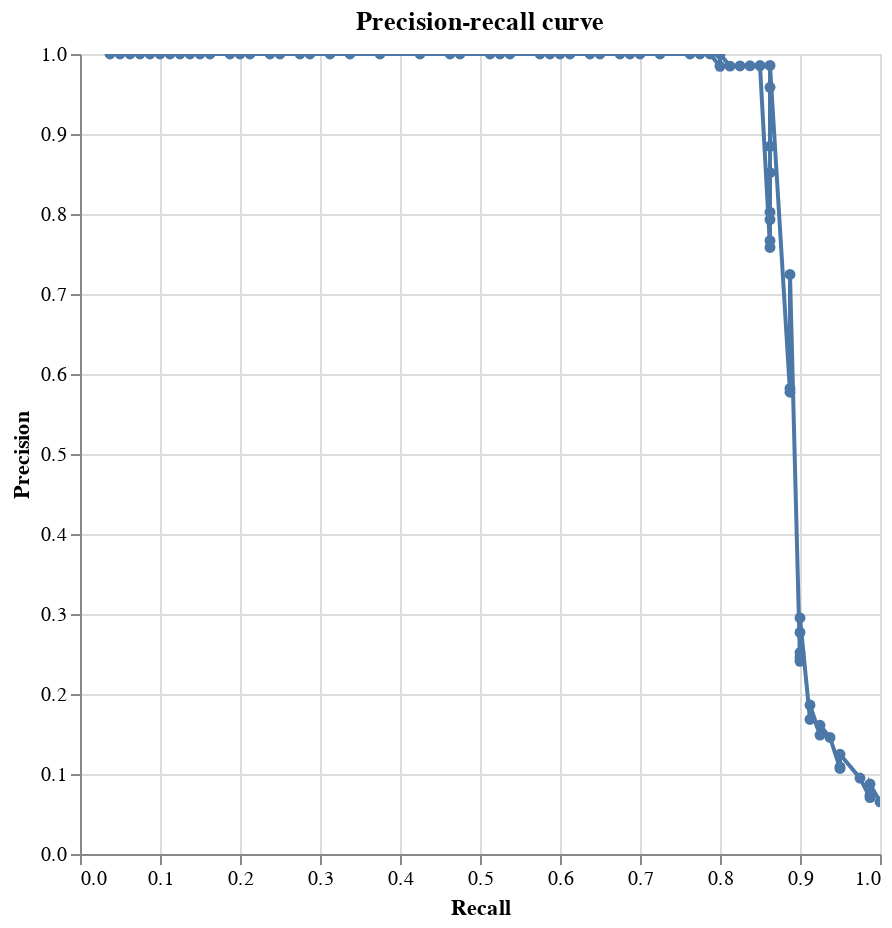

Notebook code cell kept with this figure:
### Markdown cell above
### Plot precision-recall chart

A precision-recall chart is also available with `linker.precision_recall_from_labels`

### Code cell
linker.precision_recall_chart_from_labels("labels")

### Figure 1 — Vega-Lite specification as saved in the notebook (floating-point values rounded to 4 significant figures)
{"$schema": "https://vega.github.io/schema/vega-lite/v4.8.1.json", "title": "Precision-recall curve", "data": {"values": [{"truth_threshold": -13.9, "row_count": 1225.0, "P": 80.0, "N": 1145.0, "TP": 80.0, "TN": 0.0, "FP": 1145.0, "FN": 0.0, "P_rate": 0.0, "N_rate": 0.9347, "TP_rate": 1.0, "TN_rate": 0.0, "FP_rate": 1.0, "FN_rate": 0.0, "precision": 0.06531, "recall": 1.0}, {"truth_threshold": -13.06, "row_count": 1225.0, "P": 80.0, "N": 1145.0, "TP": 79.0, "TN": 103.0, "FP": 1042.0, "FN": 1.0, "P_rate": 0.0, "N_rate": 0.9347, "TP_rate": 0.9875, "TN_rate": 0.08996, "FP_rate": 0.91, "FN_rate": 0.0125, "precision": 0.07047, "recall": 0.9875}, {"truth_threshold": -12.78, "row_count": 1225.0, "P": 80.0, "N": 1145.0, "TP": 79.0, "TN": 145.0, "FP": 1000.0, "FN": 1.0, "P_rate": 0.0, "N_rate": 0.9347, "TP_rate": 0.9875, "TN_rate": 0.1266, "FP_rate": 0.8734, "FN_rate": 0.0125, "precision": 0.07322, "recall": 0.9875}, {"truth_threshold": -12.71, "row_count": 1225.0, "P": 80.0, "N": 1145.0, "TP": 79.0, "TN": 320.0, "FP": 825.0, "FN": 1.0, "P_rate": 0.0, "N_rate": 0.9347, "TP_rate": 0.9875, "TN_rate": 0.2795, "FP_rate": 0.7205, "FN_rate": 0.0125, "precision": 0.08739, "recall": 0.9875}, {"truth_threshold": -11.93, "row_count": 1225.0, "P": 80.0, "N": 1145.0, "TP": 78.0, "TN": 401.0, "FP": 744.0, "FN": 2.0, "P_rate": 0.0, "N_rate": 0.9347, "TP_rate": 0.975, "TN_rate": 0.3502, "FP_rate": 0.6498, "FN_rate": 0.025, "precision": 0.09489, "recall": 0.975}, {"truth_threshold": -11.87, "row_count": 1225.0, "P": 80.0, "N": 1145.0, "TP": 76.0, "TN": 510.0, "FP": 635.0, "FN": 4.0, "P_rate": 0.0, "N_rate": 0.9347, "TP_rate": 0.95, "TN_rate": 0.4454, "FP_rate": 0.5546, "FN_rate": 0.05, "precision": 0.1069, "recall": 0.95}, {"truth_threshold": -11.83, "row_count": 1225.0, "P": 80.0, "N": 1145.0, "TP": 76.0, "TN": 523.0, "FP": 622.0, "FN": 4.0, "P_rate": 0.0, "N_rate": 0.9347, "TP_rate": 0.95, "TN_rate": 0.4568, "FP_rate": 0.5432, "FN_rate": 0.05, "precision": 0.1089, "recall": 0.95}, {"truth_threshold": -11.58, "row_count": 1225.0, "P": 80.0, "N": 1145.0, "TP": 76.0, "TN": 611.0, "FP": 534.0, "FN": 4.0, "P_rate": 0.0, "N_rate": 0.9347, "TP_rate": 0.95, "TN_rate": 0.5336, "FP_rate": 0.4664, "FN_rate": 0.05, "precision": 0.1246, "recall": 0.95}, {"truth_threshold": -11.36, "row_count": 1225.0, "P": 80.0, "N": 1145.0, "TP": 75.0, "TN": 705.0, "FP": 440.0, "FN": 5.0, "P_rate": 0.0, "N_rate": 0.9347, "TP_rate": 0.9375, "TN_rate": 0.6157, "FP_rate": 0.3843, "FN_rate": 0.0625, "precision": 0.1456, "recall": 0.9375}, {"truth_threshold": -10.99, "row_count": 1225.0, "P": 80.0, "N": 1145.0, "TP": 74.0, "TN": 721.0, "FP": 424.0, "FN": 6.0, "P_rate": 0.0, "N_rate": 0.9347, "TP_rate": 0.925, "TN_rate": 0.6297, "FP_rate": 0.3703, "FN_rate": 0.075, "precision": 0.1486, "recall": 0.925}, {"truth_threshold": -10.74, "row_count": 1225.0, "P": 80.0, "N": 1145.0, "TP": 74.0, "TN": 759.0, "FP": 386.0, "FN": 6.0, "P_rate": 0.0, "N_rate": 0.9347, "TP_rate": 0.925, "TN_rate": 0.6629, "FP_rate": 0.3371, "FN_rate": 0.075, "precision": 0.1609, "recall": 0.925}, {"truth_threshold": -10.7, "row_count": 1225.0, "P": 80.0, "N": 1145.0, "TP": 73.0, "TN": 784.0, "FP": 361.0, "FN": 7.0, "P_rate": 0.0, "N_rate": 0.9347, "TP_rate": 0.9125, "TN_rate": 0.6847, "FP_rate": 0.3153, "FN_rate": 0.0875, "precision": 0.1682, "recall": 0.9125}, {"truth_threshold": -10.64, "row_count": 1225.0, "P": 80.0, "N": 1145.0, "TP": 73.0, "TN": 826.0, "FP": 319.0, "FN": 7.0, "P_rate": 0.0, "N_rate": 0.9347, "TP_rate": 0.9125, "TN_rate": 0.7214, "FP_rate": 0.2786, "FN_rate": 0.0875, "precision": 0.1862, "recall": 0.9125}, {"truth_threshold": -10.52, "row_count": 1225.0, "P": 80.0, "N": 1145.0, "TP": 72.0, "TN": 918.0, "FP": 227.0, "FN": 8.0, "P_rate": 0.0, "N_rate": 0.9347, "TP_rate": 0.9, "TN_rate": 0.8017, "FP_rate": 0.1983, "FN_rate": 0.1, "precision": 0.2408, "recall": 0.9}, {"truth_threshold": -10.17, "row_count": 1225.0, "P": 80.0, "N": 1145.0, "TP": 72.0, "TN": 924.0, "FP": 221.0, "FN": 8.0, "P_rate": 0.0, "N_rate": 0.9347, "TP_rate": 0.9, "TN_rate": 0.807, "FP_rate": 0.193, "FN_rate": 0.1, "precision": 0.2457, "recall": 0.9}, {"truth_threshold": -9.859, "row_count": 1225.0, "P": 80.0, "N": 1145.0, "TP": 72.0, "TN": 931.0, "FP": 214.0, "FN": 8.0, "P_rate": 0.0, "N_rate": 0.9347, "TP_rate": 0.9, "TN_rate": 0.8131, "FP_rate": 0.1869, "FN_rate": 0.1, "precision": 0.2517, "recall": 0.9}, {"truth_threshold": -9.793, "row_count": 1225.0, "P": 80.0, "N": 1145.0, "TP": 72.0, "TN": 957.0, "FP": 188.0, "FN": 8.0, "P_rate": 0.0, "N_rate": 0.9347, "TP_rate": 0.9, "TN_rate": 0.8358, "FP_rate": 0.1642, "FN_rate": 0.1, "precision": 0.2769, "recall": 0.9}, {"truth_threshold": -9.511, "row_count": 1225.0, "P": 80.0, "N": 1145.0, "TP": 72.0, "TN": 973.0, "FP": 172.0, "FN": 8.0, "P_rate": 0.0, "N_rate": 0.9347, "TP_rate": 0.9, "TN_rate": 0.8498, "FP_rate": 0.1502, "FN_rate": 0.1, "precision": 0.2951, "recall": 0.9}, {"truth_threshold": -9.325, "row_count": 1225.0, "P": 80.0, "N": 1145.0, "TP": 71.0, "TN": 1093.0, "FP": 52.0, "FN": 9.0, "P_rate": 0.0, "N_rate": 0.9347, "TP_rate": 0.8875, "TN_rate": 0.9546, "FP_rate": 0.04541, "FN_rate": 0.1125, "precision": 0.5772, "recall": 0.8875}, {"truth_threshold": -8.667, "row_count": 1225.0, "P": 80.0, "N": 1145.0, "TP": 71.0, "TN": 1094.0, "FP": 51.0, "FN": 9.0, "P_rate": 0.0, "N_rate": 0.9347, "TP_rate": 0.8875, "TN_rate": 0.9555, "FP_rate": 0.04454, "FN_rate": 0.1125, "precision": 0.582, "recall": 0.8875}, {"truth_threshold": -8.096, "row_count": 1225.0, "P": 80.0, "N": 1145.0, "TP": 71.0, "TN": 1118.0, "FP": 27.0, "FN": 9.0, "P_rate": 0.0, "N_rate": 0.9347, "TP_rate": 0.8875, "TN_rate": 0.9764, "FP_rate": 0.02358, "FN_rate": 0.1125, "precision": 0.7245, "recall": 0.8875}, {"truth_threshold": -7.252, "row_count": 1225.0, "P": 80.0, "N": 1145.0, "TP": 69.0, "TN": 1123.0, "FP": 22.0, "FN": 11.0, "P_rate": 0.0, "N_rate": 0.9347, "TP_rate": 0.8625, "TN_rate": 0.9808, "FP_rate": 0.01921, "FN_rate": 0.1375, "precision": 0.7582, "recall": 0.8625}, {"truth_threshold": -7.09, "row_count": 1225.0, "P": 80.0, "N": 1145.0, "TP": 69.0, "TN": 1124.0, "FP": 21.0, "FN": 11.0, "P_rate": 0.0, "N_rate": 0.9347, "TP_rate": 0.8625, "TN_rate": 0.9817, "FP_rate": 0.01834, "FN_rate": 0.1375, "precision": 0.7667, "recall": 0.8625}, {"truth_threshold": -6.245, "row_count": 1225.0, "P": 80.0, "N": 1145.0, "TP": 69.0, "TN": 1127.0, "FP": 18.0, "FN": 11.0, "P_rate": 0.0, "N_rate": 0.9347, "TP_rate": 0.8625, "TN_rate": 0.9843, "FP_rate": 0.01572, "FN_rate": 0.1375, "precision": 0.7931, "recall": 0.8625}, {"truth_threshold": -5.963, "row_count": 1225.0, "P": 80.0, "N": 1145.0, "TP": 69.0, "TN": 1128.0, "FP": 17.0, "FN": 11.0, "P_rate": 0.0, "N_rate": 0.9347, "TP_rate": 0.8625, "TN_rate": 0.9852, "FP_rate": 0.01485, "FN_rate": 0.1375, "precision": 0.8023, "recall": 0.8625}, {"truth_threshold": -5.024, "row_count": 1225.0, "P": 80.0, "N": 1145.0, "TP": 69.0, "TN": 1133.0, "FP": 12.0, "FN": 11.0, "P_rate": 0.0, "N_rate": 0.9347, "TP_rate": 0.8625, "TN_rate": 0.9895, "FP_rate": 0.01048, "FN_rate": 0.1375, "precision": 0.8519, "recall": 0.8625}, {"truth_threshold": -4.77, "row_count": 1225.0, "P": 80.0, "N": 1145.0, "TP": 69.0, "TN": 1136.0, "FP": 9.0, "FN": 11.0, "P_rate": 0.0, "N_rate": 0.9347, "TP_rate": 0.8625, "TN_rate": 0.9921, "FP_rate": 0.00786, "FN_rate": 0.1375, "precision": 0.8846, "recall": 0.8625}, {"truth_threshold": -4.548, "row_count": 1225.0, "P": 80.0, "N": 1145.0, "TP": 69.0, "TN": 1142.0, "FP": 3.0, "FN": 11.0, "P_rate": 0.0, "N_rate": 0.9347, "TP_rate": 0.8625, "TN_rate": 0.9974, "FP_rate": 0.00262, "FN_rate": 0.1375, "precision": 0.9583, "recall": 0.8625}, {"truth_threshold": -4.285, "row_count": 1225.0, "P": 80.0, "N": 1145.0, "TP": 69.0, "TN": 1144.0, "FP": 1.0, "FN": 11.0, "P_rate": 0.0, "N_rate": 0.9347, "TP_rate": 0.8625, "TN_rate": 0.9991, "FP_rate": 0.0008734, "FN_rate": 0.1375, "precision": 0.9857, "recall": 0.8625}, {"truth_threshold": -4.219, "row_count": 1225.0, "P": 80.0, "N": 1145.0, "TP": 68.0, "TN": 1144.0, "FP": 1.0, "FN": 12.0, "P_rate": 0.0, "N_rate": 0.9347, "TP_rate": 0.85, "TN_rate": 0.9991, "FP_rate": 0.0008734, "FN_rate": 0.15, "precision": 0.9855, "recall": 0.85}, {"truth_threshold": -4.122, "row_count": 1225.0, "P": 80.0, "N": 1145.0, "TP": 67.0, "TN": 1144.0, "FP": 1.0, "FN": 13.0, "P_rate": 0.0, "N_rate": 0.9347, "TP_rate": 0.8375, "TN_rate": 0.9991, "FP_rate": 0.0008734, "FN_rate": 0.1625, "precision": 0.9853, "recall": 0.8375}, {"truth_threshold": -4.056, "row_count": 1225.0, "P": 80.0, "N": 1145.0, "TP": 66.0, "TN": 1144.0, "FP": 1.0, "FN": 14.0, "P_rate": 0.0, "N_rate": 0.9347, "TP_rate": 0.825, "TN_rate": 0.9991, "FP_rate": 0.0008734, "FN_rate": 0.175, "precision": 0.9851, "recall": 0.825}, {"truth_threshold": -3.926, "row_count": 1225.0, "P": 80.0, "N": 1145.0, "TP": 65.0, "TN": 1144.0, "FP": 1.0, "FN": 15.0, "P_rate": 0.0, "N_rate": 0.9347, "TP_rate": 0.8125, "TN_rate": 0.9991, "FP_rate": 0.0008734, "FN_rate": 0.1875, "precision": 0.9848, "recall": 0.8125}, {"truth_threshold": -3.832, "row_count": 1225.0, "P": 80.0, "N": 1145.0, "TP": 64.0, "TN": 1144.0, "FP": 1.0, "FN": 16.0, "P_rate": 0.0, "N_rate": 0.9347, "TP_rate": 0.8, "TN_rate": 0.9991, "FP_rate": 0.0008734, "FN_rate": 0.2, "precision": 0.9846, "recall": 0.8}, {"truth_threshold": -3.579, "row_count": 1225.0, "P": 80.0, "N": 1145.0, "TP": 64.0, "TN": 1145.0, "FP": 0.0, "FN": 16.0, "P_rate": 0.0, "N_rate": 0.9347, "TP_rate": 0.8, "TN_rate": 1.0, "FP_rate": 0.0, "FN_rate": 0.2, "precision": 1.0, "recall": 0.8}, {"truth_threshold": -3.441, "row_count": 1225.0, "P": 80.0, "N": 1145.0, "TP": 63.0, "TN": 1145.0, "FP": 0.0, "FN": 17.0, "P_rate": 0.0, "N_rate": 0.9347, "TP_rate": 0.7875, "TN_rate": 1.0, "FP_rate": 0.0, "FN_rate": 0.2125, "precision": 1.0, "recall": 0.7875}, {"truth_threshold": -3.375, "row_count": 1225.0, "P": 80.0, "N": 1145.0, "TP": 62.0, "TN": 1145.0, "FP": 0.0, "FN": 18.0, "P_rate": 0.0, "N_rate": 0.9347, "TP_rate": 0.775, "TN_rate": 1.0, "FP_rate": 0.0, "FN_rate": 0.225, "precision": 1.0, "recall": 0.775}, {"truth_threshold": -3.277, "row_count": 1225.0, "P": 80.0, "N": 1145.0, "TP": 61.0, "TN": 1145.0, "FP": 0.0, "FN": 19.0, "P_rate": 0.0, "N_rate": 0.9347, "TP_rate": 0.7625, "TN_rate": 1.0, "FP_rate": 0.0, "FN_rate": 0.2375, "precision": 1.0, "recall": 0.7625}, {"truth_threshold": -3.093, "row_count": 1225.0, "P": 80.0, "N": 1145.0, "TP": 58.0, "TN": 1145.0, "FP": 0.0, "FN": 22.0, "P_rate": 0.0, "N_rate": 0.9347, "TP_rate": 0.725, "TN_rate": 1.0, "FP_rate": 0.0, "FN_rate": 0.275, "precision": 1.0, "recall": 0.725}, {"truth_threshold": -2.331, "row_count": 1225.0, "P": 80.0, "N": 1145.0, "TP": 56.0, "TN": 1145.0, "FP": 0.0, "FN": 24.0, "P_rate": 0.0, "N_rate": 0.9347, "TP_rate": 0.7, "TN_rate": 1.0, "FP_rate": 0.0, "FN_rate": 0.3, "precision": 1.0, "recall": 0.7}, {"truth_threshold": -2.164, "row_count": 1225.0, "P": 80.0, "N": 1145.0, "TP": 55.0, "TN": 1145.0, "FP": 0.0, "FN": 25.0, "P_rate": 0.0, "N_rate": 0.9347, "TP_rate": 0.6875, "TN_rate": 1.0, "FP_rate": 0.0, "FN_rate": 0.3125, "precision": 1.0, "recall": 0.6875}, {"truth_threshold": -2.156, "row_count": 1225.0, "P": 80.0, "N": 1145.0, "TP": 54.0, "TN": 1145.0, "FP": 0.0, "FN": 26.0, "P_rate": 0.0, "N_rate": 0.9347, "TP_rate": 0.675, "TN_rate": 1.0, "FP_rate": 0.0, "FN_rate": 0.325, "precision": 1.0, "recall": 0.675}, {"truth_threshold": -2.026, "row_count": 1225.0, "P": 80.0, "N": 1145.0, "TP": 52.0, "TN": 1145.0, "FP": 0.0, "FN": 28.0, "P_rate": 0.0, "N_rate": 0.9347, "TP_rate": 0.65, "TN_rate": 1.0, "FP_rate": 0.0, "FN_rate": 0.35, "precision": 1.0, "recall": 0.65}, {"truth_threshold": -1.983, "row_count": 1225.0, "P": 80.0, "N": 1145.0, "TP": 51.0, "TN": 1145.0, "FP": 0.0, "FN": 29.0, "P_rate": 0.0, "N_rate": 0.9347, "TP_rate": 0.6375, "TN_rate": 1.0, "FP_rate": 0.0, "FN_rate": 0.3625, "precision": 1.0, "recall": 0.6375}, {"truth_threshold": -0.8564, "row_count": 1225.0, "P": 80.0, "N": 1145.0, "TP": 49.0, "TN": 1145.0, "FP": 0.0, "FN": 31.0, "P_rate": 0.0, "N_rate": 0.9347, "TP_rate": 0.6125, "TN_rate": 1.0, "FP_rate": 0.0, "FN_rate": 0.3875, "precision": 1.0, "recall": 0.6125}, {"truth_threshold": -0.7418, "row_count": 1225.0, "P": 80.0, "N": 1145.0, "TP": 48.0, "TN": 1145.0, "FP": 0.0, "FN": 32.0, "P_rate": 0.0, "N_rate": 0.9347, "TP_rate": 0.6, "TN_rate": 1.0, "FP_rate": 0.0, "FN_rate": 0.4, "precision": 1.0, "recall": 0.6}, {"truth_threshold": -0.012, "row_count": 1225.0, "P": 80.0, "N": 1145.0, "TP": 47.0, "TN": 1145.0, "FP": 0.0, "FN": 33.0, "P_rate": 0.0, "N_rate": 0.9347, "TP_rate": 0.5875, "TN_rate": 1.0, "FP_rate": 0.0, "FN_rate": 0.4125, "precision": 1.0, "recall": 0.5875}, {"truth_threshold": 3.135, "row_count": 1225.0, "P": 80.0, "N": 1145.0, "TP": 46.0, "TN": 1145.0, "FP": 0.0, "FN": 34.0, "P_rate": 0.0, "N_rate": 0.9347, "TP_rate": 0.575, "TN_rate": 1.0, "FP_rate": 0.0, "FN_rate": 0.425, "precision": 1.0, "recall": 0.575}, {"truth_threshold": 3.63, "row_count": 1225.0, "P": 80.0, "N": 1145.0, "TP": 43.0, "TN": 1145.0, "FP": 0.0, "FN": 37.0, "P_rate": 0.0, "N_rate": 0.9347, "TP_rate": 0.5375, "TN_rate": 1.0, "FP_rate": 0.0, "FN_rate": 0.4625, "precision": 1.0, "recall": 0.5375}, {"truth_threshold": 3.776, "row_count": 1225.0, "P": 80.0, "N": 1145.0, "TP": 42.0, "TN": 1145.0, "FP": 0.0, "FN": 38.0, "P_rate": 0.0, "N_rate": 0.9347, "TP_rate": 0.525, "TN_rate": 1.0, "FP_rate": 0.0, "FN_rate": 0.475, "precision": 1.0, "recall": 0.525}, {"truth_threshold": 3.785, "row_count": 1225.0, "P": 80.0, "N": 1145.0, "TP": 41.0, "TN": 1145.0, "FP": 0.0, "FN": 39.0, "P_rate": 0.0, "N_rate": 0.9347, "TP_rate": 0.5125, "TN_rate": 1.0, "FP_rate": 0.0, "FN_rate": 0.4875, "precision": 1.0, "recall": 0.5125}, {"truth_threshold": 4.179, "row_count": 1225.0, "P": 80.0, "N": 1145.0, "TP": 38.0, "TN": 1145.0, "FP": 0.0, "FN": 42.0, "P_rate": 0.0, "N_rate": 0.9347, "TP_rate": 0.475, "TN_rate": 1.0, "FP_rate": 0.0, "FN_rate": 0.525, "precision": 1.0, "recall": 0.475}, {"truth_threshold": 4.262, "row_count": 1225.0, "P": 80.0, "N": 1145.0, "TP": 37.0, "TN": 1145.0, "FP": 0.0, "FN": 43.0, "P_rate": 0.0, "N_rate": 0.9347, "TP_rate": 0.4625, "TN_rate": 1.0, "FP_rate": 0.0, "FN_rate": 0.5375, "precision": 1.0, "recall": 0.4625}, {"truth_threshold": 4.63, "row_count": 1225.0, "P": 80.0, "N": 1145.0, "TP": 34.0, "TN": 1145.0, "FP": 0.0, "FN": 46.0, "P_rate": 0.0, "N_rate": 0.9347, "TP_rate": 0.425, "TN_rate": 1.0, "FP_rate": 0.0, "FN_rate": 0.575, "precision": 1.0, "recall": 0.425}, {"truth_threshold": 4.823, "row_count": 1225.0, "P": 80.0, "N": 1145.0, "TP": 30.0, "TN": 1145.0, "FP": 0.0, "FN": 50.0, "P_rate": 0.0, "N_rate": 0.9347, "TP_rate": 0.375, "TN_rate": 1.0, "FP_rate": 0.0, "FN_rate": 0.625, "precision": 1.0, "recall": 0.375}, {"truth_threshold": 5.076, "row_count": 1225.0, "P": 80.0, "N": 1145.0, "TP": 27.0, "TN": 1145.0, "FP": 0.0, "FN": 53.0, "P_rate": 0.0, "N_rate": 0.9347, "TP_rate": 0.3375, "TN_rate": 1.0, "FP_rate": 0.0, "FN_rate": 0.6625, "precision": 1.0, "recall": 0.3375}, {"truth_threshold": 5.372, "row_count": 1225.0, "P": 80.0, "N": 1145.0, "TP": 25.0, "TN": 1145.0, "FP": 0.0, "FN": 55.0, "P_rate": 0.0, "N_rate": 0.9347, "TP_rate": 0.3125, "TN_rate": 1.0, "FP_rate": 0.0, "FN_rate": 0.6875, "precision": 1.0, "recall": 0.3125}, {"truth_threshold": 5.562, "row_count": 1225.0, "P": 80.0, "N": 1145.0, "TP": 23.0, "TN": 1145.0, "FP": 0.0, "FN": 57.0, "P_rate": 0.0, "N_rate": 0.9347, "TP_rate": 0.2875, "TN_rate": 1.0, "FP_rate": 0.0, "FN_rate": 0.7125, "precision": 1.0, "recall": 0.2875}, {"truth_threshold": 5.756, "row_count": 1225.0, "P": 80.0, "N": 1145.0, "TP": 22.0, "TN": 1145.0, "FP": 0.0, "FN": 58.0, "P_rate": 0.0, "N_rate": 0.9347, "TP_rate": 0.275, "TN_rate": 1.0, "FP_rate": 0.0, "FN_rate": 0.725, "precision": 1.0, "recall": 0.275}, {"truth_threshold": 5.848, "row_count": 1225.0, "P": 80.0, "N": 1145.0, "TP": 20.0, "TN": 1145.0, "FP": 0.0, "FN": 60.0, "P_rate": 0.0, "N_rate": 0.9347, "TP_rate": 0.25, "TN_rate": 1.0, "FP_rate": 0.0, "FN_rate": 0.75, "precision": 1.0, "recall": 0.25}, {"truth_threshold": 6.498, "row_count": 1225.0, "P": 80.0, "N": 1145.0, "TP": 19.0, "TN": 1145.0, "FP": 0.0, "FN": 61.0, "P_rate": 0.0, "N_rate": 0.9347, "TP_rate": 0.2375, "TN_rate": 1.0, "FP_rate": 0.0, "FN_rate": 0.7625, "precision": 1.0, "recall": 0.2375}, {"truth_threshold": 7.148, "row_count": 1225.0, "P": 80.0, "N": 1145.0, "TP": 17.0, "TN": 1145.0, "FP": 0.0, "FN": 63.0, "P_rate": 0.0, "N_rate": 0.9347, "TP_rate": 0.2125, "TN_rate": 1.0, "FP_rate": 0.0, "FN_rate": 0.7875, "precision": 1.0, "recall": 0.2125}, {"truth_threshold": 7.993, "row_count": 1225.0, "P": 80.0, "N": 1145.0, "TP": 16.0, "TN": 1145.0, "FP": 0.0, "FN": 64.0, "P_rate": 0.0, "N_rate": 0.9347, "TP_rate": 0.2, "TN_rate": 1.0, "FP_rate": 0.0, "FN_rate": 0.8, "precision": 1.0, "recall": 0.2}, {"truth_threshold": 10.6, "row_count": 1225.0, "P": 80.0, "N": 1145.0, "TP": 15.0, "TN": 1145.0, "FP": 0.0, "FN": 65.0, "P_rate": 0.0, "N_rate": 0.9347, "TP_rate": 0.1875, "TN_rate": 1.0, "FP_rate": 0.0, "FN_rate": 0.8125, "precision": 1.0, "recall": 0.1875}, {"truth_threshold": 10.98, "row_count": 1225.0, "P": 80.0, "N": 1145.0, "TP": 13.0, "TN": 1145.0, "FP": 0.0, "FN": 67.0, "P_rate": 0.0, "N_rate": 0.9347, "TP_rate": 0.1625, "TN_rate": 1.0, "FP_rate": 0.0, "FN_rate": 0.8375, "precision": 1.0, "recall": 0.1625}, {"truth_threshold": 11.72, "row_count": 1225.0, "P": 80.0, "N": 1145.0, "TP": 12.0, "TN": 1145.0, "FP": 0.0, "FN": 68.0, "P_rate": 0.0, "N_rate": 0.9347, "TP_rate": 0.15, "TN_rate": 1.0, "FP_rate": 0.0, "FN_rate": 0.85, "precision": 1.0, "recall": 0.15}, {"truth_threshold": 11.79, "row_count": 1225.0, "P": 80.0, "N": 1145.0, "TP": 11.0, "TN": 1145.0, "FP": 0.0, "FN": 69.0, "P_rate": 0.0, "N_rate": 0.9347, "TP_rate": 0.1375, "TN_rate": 1.0, "FP_rate": 0.0, "FN_rate": 0.8625, "precision": 1.0, "recall": 0.1375}, {"truth_threshold": 12.27, "row_count": 1225.0, "P": 80.0, "N": 1145.0, "TP": 10.0, "TN": 1145.0, "FP": 0.0, "FN": 70.0, "P_rate": 0.0, "N_rate": 0.9347, "TP_rate": 0.125, "TN_rate": 1.0, "FP_rate": 0.0, "FN_rate": 0.875, "precision": 1.0, "recall": 0.125}, {"truth_threshold": 12.83, "row_count": 1225.0, "P": 80.0, "N": 1145.0, "TP": 9.0, "TN": 1145.0, "FP": 0.0, "FN": 71.0, "P_rate": 0.0, "N_rate": 0.9347, "TP_rate": 0.1125, "TN_rate": 1.0, "FP_rate": 0.0, "FN_rate": 0.8875, "precision": 1.0, "recall": 0.1125}, {"truth_threshold": 12.92, "row_count": 1225.0, "P": 80.0, "N": 1145.0, "TP": 8.0, "TN": 1145.0, "FP": 0.0, "FN": 72.0, "P_rate": 0.0, "N_rate": 0.9347, "TP_rate": 0.1, "TN_rate": 1.0, "FP_rate": 0.0, "FN_rate": 0.9, "precision": 1.0, "recall": 0.1}, {"truth_threshold": 13.03, "row_count": 1225.0, "P": 80.0, "N": 1145.0, "TP": 7.0, "TN": 1145.0, "FP": 0.0, "FN": 73.0, "P_rate": 0.0, "N_rate": 0.9347, "TP_rate": 0.0875, "TN_rate": 1.0, "FP_rate": 0.0, "FN_rate": 0.9125, "precision": 1.0, "recall": 0.0875}, {"truth_threshold": 13.14, "row_count": 1225.0, "P": 80.0, "N": 1145.0, "TP": 6.0, "TN": 1145.0, "FP": 0.0, "FN": 74.0, "P_rate": 0.0, "N_rate": 0.9347, "TP_rate": 0.075, "TN_rate": 1.0, "FP_rate": 0.0, "FN_rate": 0.925, "precision": 1.0, "recall": 0.075}, {"truth_threshold": 14.5, "row_count": 1225.0, "P": 80.0, "N": 1145.0, "TP": 5.0, "TN": 1145.0, "FP": 0.0, "FN": 75.0, "P_rate": 0.0, "N_rate": 0.9347, "TP_rate": 0.0625, "TN_rate": 1.0, "FP_rate": 0.0, "FN_rate": 0.9375, "precision": 1.0, "recall": 0.0625}, {"truth_threshold": 20.92, "row_count": 1225.0, "P": 80.0, "N": 1145.0, "TP": 4.0, "TN": 1145.0, "FP": 0.0, "FN": 76.0, "P_rate": 0.0, "N_rate": 0.9347, "TP_rate": 0.05, "TN_rate": 1.0, "FP_rate": 0.0, "FN_rate": 0.95, "precision": 1.0, "recall": 0.05}, {"truth_threshold": 24.45, "row_count": 1225.0, "P": 80.0, "N": 1145.0, "TP": 3.0, "TN": 1145.0, "FP": 0.0, "FN": 77.0, "P_rate": 0.0, "N_rate": 0.9347, "TP_rate": 0.0375, "TN_rate": 1.0, "FP_rate": 0.0, "FN_rate": 0.9625, "precision": 1.0, "recall": 0.0375}]}, "mark": {"type": "line", "clip": true, "point": true}, "encoding": {"tooltip": [{"type": "quantitative", "field": "truth_threshold", "format": ".4f"}, {"type": "quantitative", "field": "FP_rate", "format": ".4f"}, {"type": "quantitative", "field": "TP_rate", "format": ".4f"}, {"type": "quantitative", "field": "TP", "format": ",.0f"}, {"type": "quantitative", "field": "TN", "format": ",.0f"}, {"type": "quantitative", "field": "FP", "format": ",.0f"}, {"type": "quantitative", "field": "FN", "format": ",.0f"}, {"type": "quantitative", "field": "precision", "format": ".4f"}, {"type": "quantitative", "field": "recall", "format": ".4f"}], "x": {"type": "quantitative", "field": "recall", "sort": ["-recall"], "title": "Recall"}, "y": {"type": "quantitative", "field": "precision", "sort": ["-precision"], "title": "Precision"}}, "height": 400, "width": 400}
